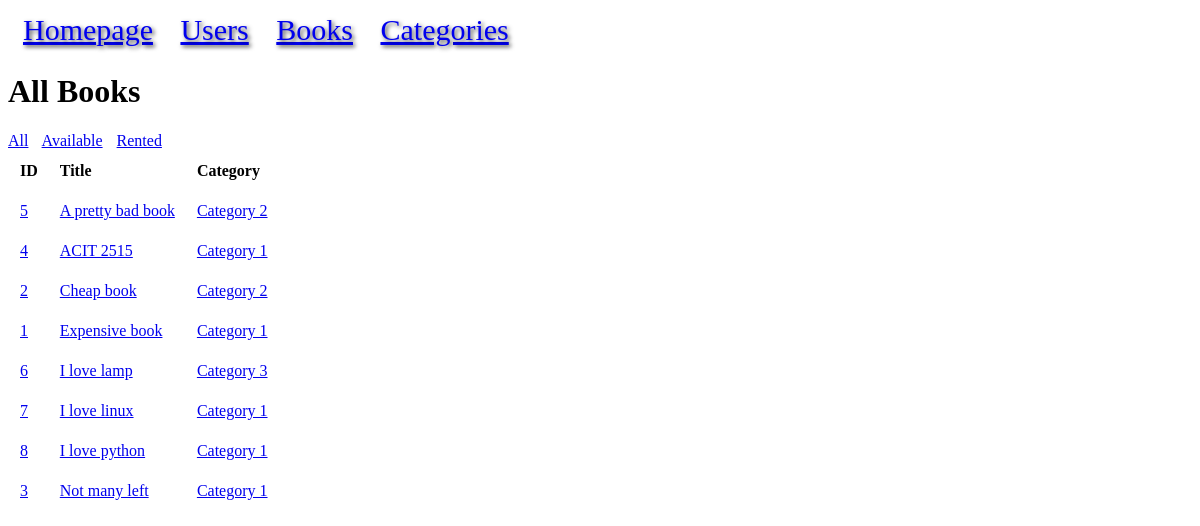
Before: /books with the older database file.
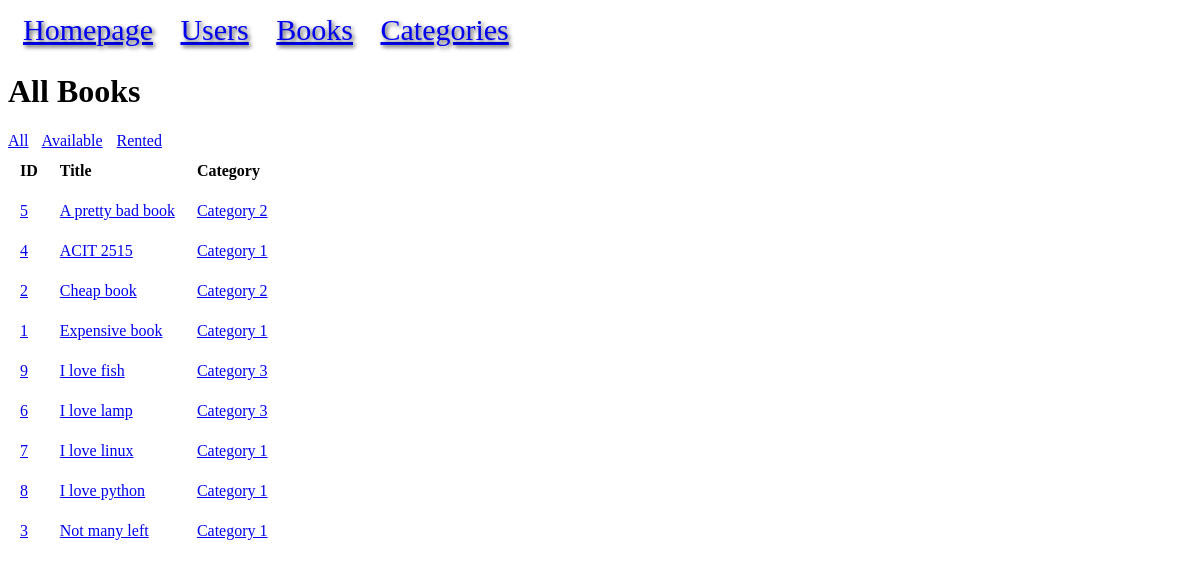
After: the same page with the newer database file.
### models.py (models this page shows, shortened)
class Book(db.Model):
    id = mapped_column(Integer, primary_key=True, autoincrement=True)
    title = mapped_column(String)
    price = mapped_column(DECIMAL(10, 2))
    available = mapped_column(Integer, default=0)
    rating = mapped_column(Integer)
    upc = mapped_column(String, unique=True)
    url = mapped_column(String)
    category_id = mapped_column(Integer, ForeignKey("category.id"))
    category = relationship("Category", back_populates="books")
    rentals = relationship("BookRental", back_populates="book")

class Category(db.Model):
    id = mapped_column(Integer, primary_key=True)
    name = mapped_column(String, unique=True)
    books = relationship("Book", back_populates="category")

### app.py (the view)
@app.route("/books")
def books():
    statement = db.select(Book).order_by(Book.title)
    results = db.session.execute(statement).scalars()
    return render_template("books.html", results=results)

### templates/books.html
{% extends "base.html" %}
{% block content %}
<h1>All Books</h1>
<span style="margin-right: 10px;"><a href="{{ url_for('books') }}">All</a></span>
<span style="margin-right: 10px;"><a href="{{ url_for('available') }}">Available</a></span>
<span><a href="{{ url_for('rented') }}">Rented</a></span>
<table>
<tr>
    <th style="text-align: left;">ID</th>
    <th style="text-align: left;">Title</th>
    <th style="text-align: left;">Category</th>
</tr>
{% for book in results %}
<tr>
    <td><a href="{{ url_for('book', id=book.id) }}">{{ book.id }}</td></a>
    <td><a href="{{ url_for('book', id=book.id) }}">{{ book.title }}</td></a>
    <td> <a href="{{ url_for('category_detail', name=book.category.name) }}">{{ book.category.name }}</td></a>
</tr>
{% endfor %}
</table>
{% endblock %}

Changed rows visible on the page:
added Book: id "9", title "I love fish", category.name "Category 3"
